Frame 1 (no input): blank canvas, image omitted
Frame 60 (no input): blank canvas, image omitted
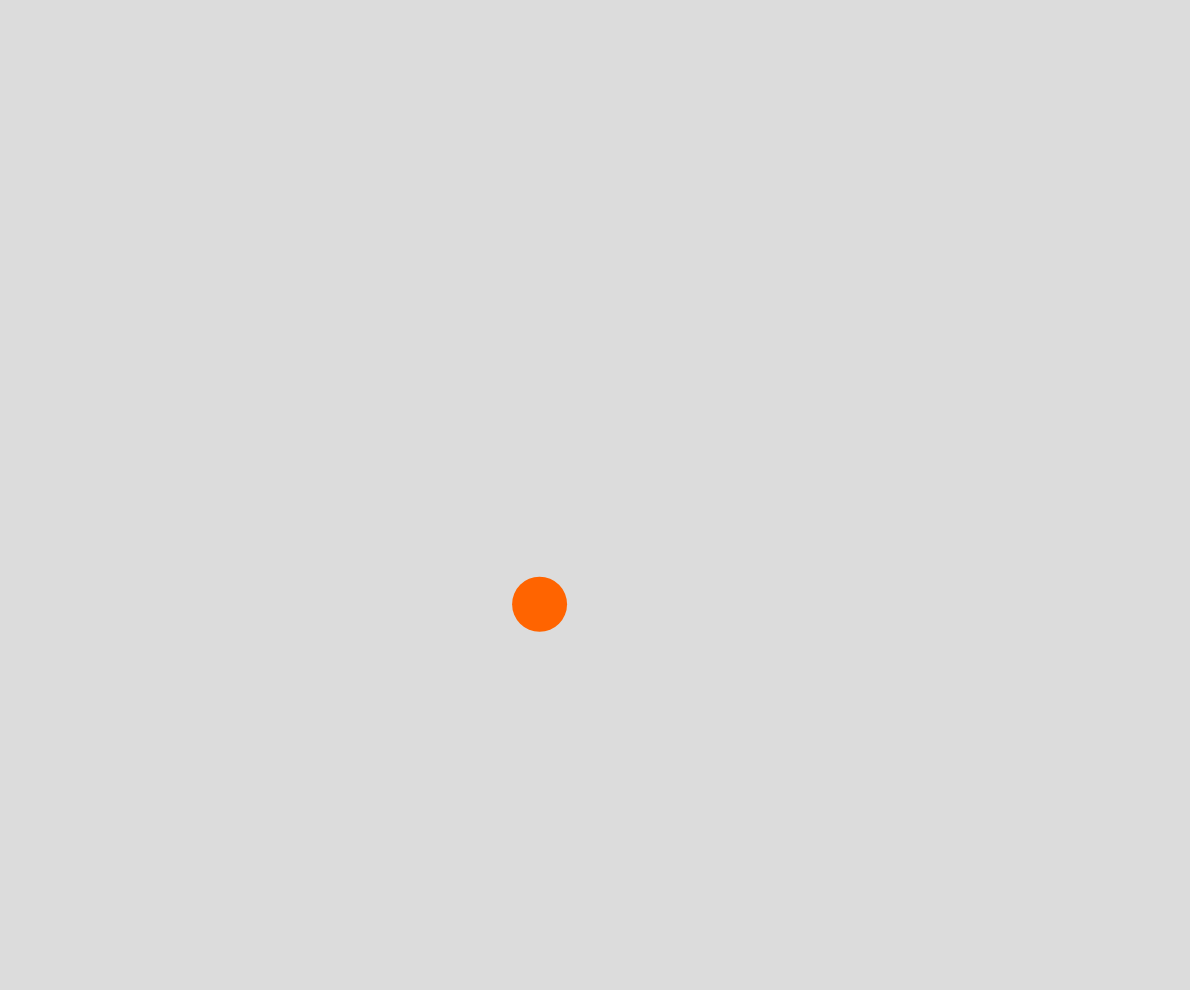
Frame 120 (the mouse pressed at the canvas centre since frame 60)

The p5.js sketch whose frames 1 and 60 were blank and that drew this single picture after the mouse press (run headless with seeded random() and noise() and a simulated clock; from frame 60 on, the mouse is pressed at the canvas centre):

// p5.js sketch
// ── sketch.js
let balls = [];
let avgSize = 100;
let totalSize = 0;
let totalBalls = 0;
function setup() {
  createCanvas(windowWidth - 10, windowHeight - 10);
}

function mousePressed() {
  let newBall = new Ball();
  totalBalls += 1;
  newBall.x = mouseX;
  newBall.y = mouseY;
  balls.push(newBall);
}

function draw() {
  background(220);
  
  // Update and display each ball
  for (let ball of balls) {
    totalSize += ball.size;
    ball.move();
    ball.display();
    ball.collapse();
  }
  avgSize = totalSize / totalBalls;
  totalSize = 0;
}

class Ball {
  constructor(id) {
    this.id = totalBalls;
    this.x = random(width);
    this.y = random(height);
    this.size = random(10, 70);
    this.xSpeed = random(-3, 3);
    this.ySpeed = random(-3, 3);
    this.willJoin = -1;
  }
  
  collapse() {
    if (!keyIsDown(LEFT_ARROW)) {
      return;
    }
    if (floor(random(10, 200)) == 14) {
      if (this.size > avgSize && this.size > 9) {
        let newBall = new Ball();
        totalBalls += 1;
        newBall.x = this.x;
        newBall.y = this.y;
        newBall.size = (this.size / 2) * 0.95;
        this.size /= 2;
        balls.push(newBall);
      }
    }
  }
  
  move() {
    this.x += this.xSpeed;
    this.y += this.ySpeed;
    
    // Repel off other balls
    for (let other of balls) {
      if (other.id != this.id) {
        let d = dist(this.x, this.y, other.x, other.y);
        let minDist = (this.size + other.size);

        // If balls are close, apply a repelling force
        if (d < minDist) {
          let angle = atan2(this.y - other.y, this.x - other.x);
          let repelForce = 0.05 * (minDist - d);
          repelForce *= 2;
          
          
          /*
          if (other.willJoin != -1) {
            other.willJoin -= 1;
            repelForce *= -2;
            if (other.willJoin == -1) {
              balls.splice(balls.indexOf(other), 1);
              totalBalls -= 1;
              this.size *= 2.1;
            }
          } 
          if (floor(random(1, 100)) == 5) {
            repelForce *= -2;
            other.willJoin = 1;
          }
          */
          
          this.x += cos(angle) * repelForce;
          this.y += sin(angle) * repelForce;
          this.xSpeed *= 0.99;
          this.ySpeed *= 0.99;
        }
      }
    }
    // Bounce off edges
    if (this.x < 0) {
      this.x = 0;
      this.xSpeed *= -1;
    } else if (this.x > width) {
      this.x = width;
      this.xSpeed *= -1;
    }
    if (this.y < 0) {
      this.y = 0;
      this.ySpeed *= -1;
    } else if (this.y > height) {
      this.y = height;
      this.ySpeed *= -1;
    }
  }
  
  display() {
    let col = map(this.size, 10, 40, 0, 255);  // Map size to color
    fill(col, 100, 255 - col);  // Vary color based on size
    noStroke();
    ellipse(this.x, this.y, this.size);
  }
}
